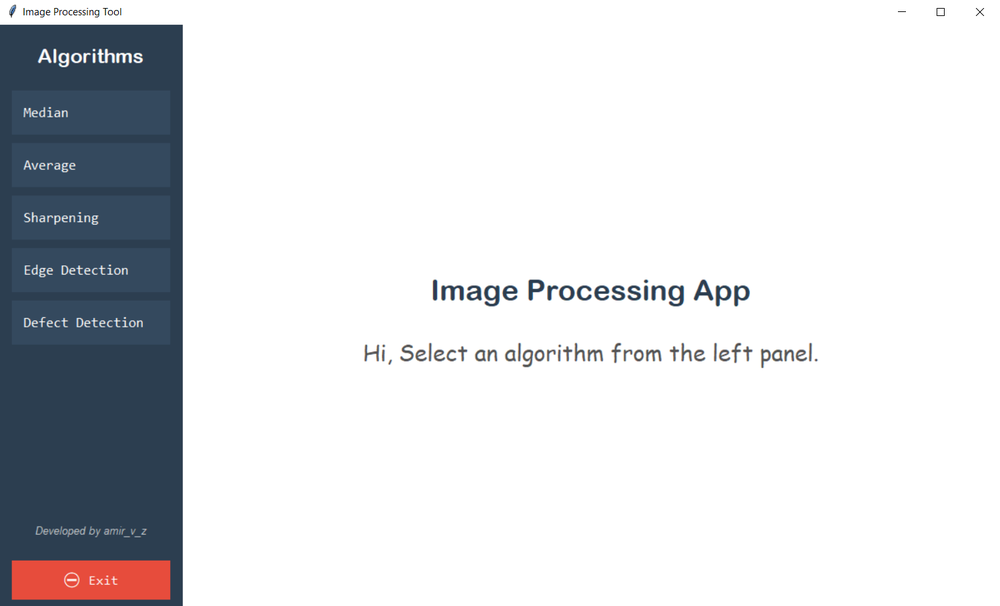
#> input picture Algorithms/img/1.PNG, 1000 x 606 px, shrunk from 1499 x 909 before the run
$ python -i edge.py   (imports and definitions only)   (older library calls are emulated)
#> lines starting #> are read from the running program, lines starting #| are printed output that depends on the picture
#> further down, picture is the input picture: shape (606, 1000, 3); mean B, G, R 224, 221, 219.4
import numpy as np
import cv2

# پیاده‌سازی الگوریتم تشخیص لبه
# Manual
# [38 lines left out: functions edge_detection_manual, edge_detection_opencv, not called in this run]

# Sobel
def sobel_edge_detection(img):

    gray = cv2.cvtColor(img, cv2.COLOR_BGR2GRAY)
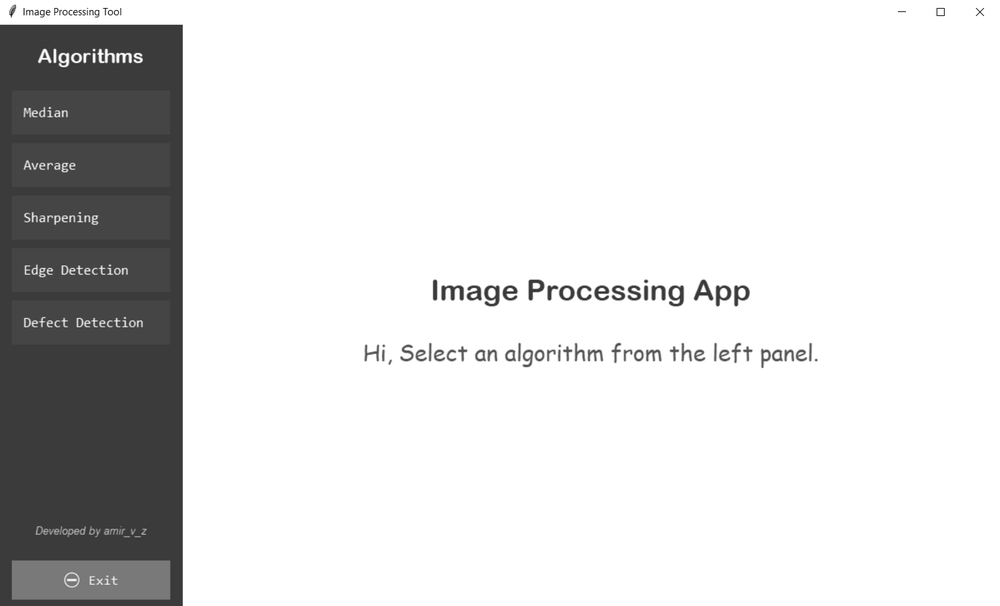
#> gray: shape (606, 1000); min 14, max 255, mean 220.9

    # گرادیان افقی
    sobel_x = cv2.Sobel(gray, cv2.CV_64F, 1, 0, ksize=3)
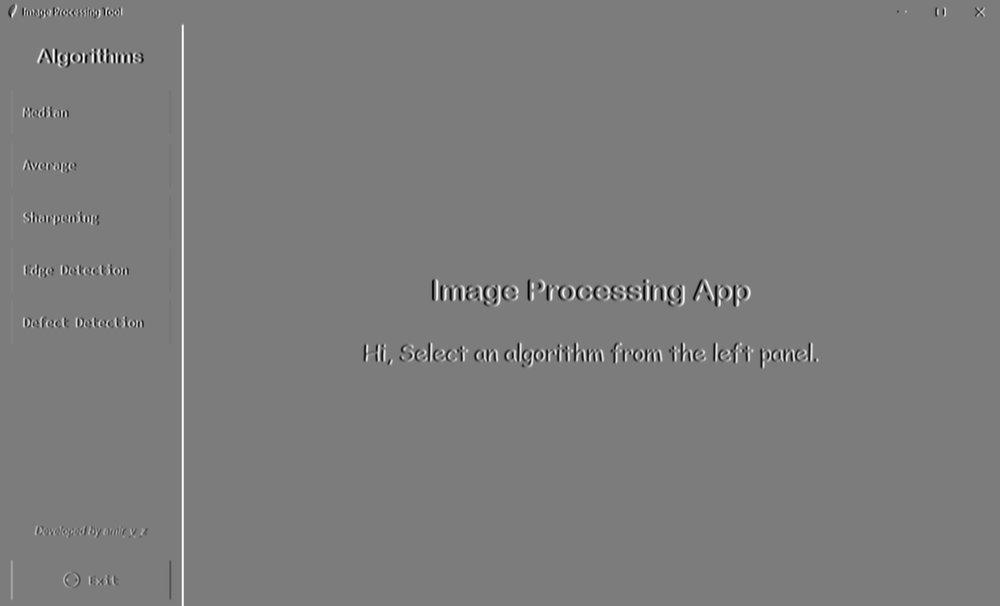
#> sobel_x: shape (606, 1000) float64; min -783, max 821, mean 1.5; drawn with min black and max white

    # گرادیان عمودی
    sobel_y = cv2.Sobel(gray, cv2.CV_64F, 0, 1, ksize=3)
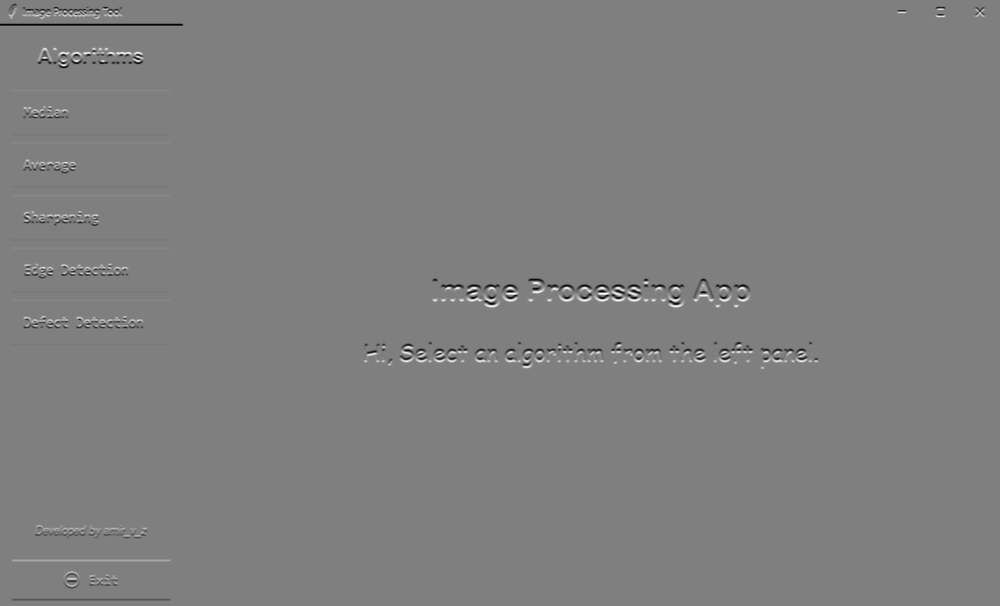
#> sobel_y: shape (606, 1000) float64; min -852, max 848, mean -0.5; drawn with min black and max white

    # اندازه گرادیان
    magnitude = cv2.magnitude(sobel_x, sobel_y)
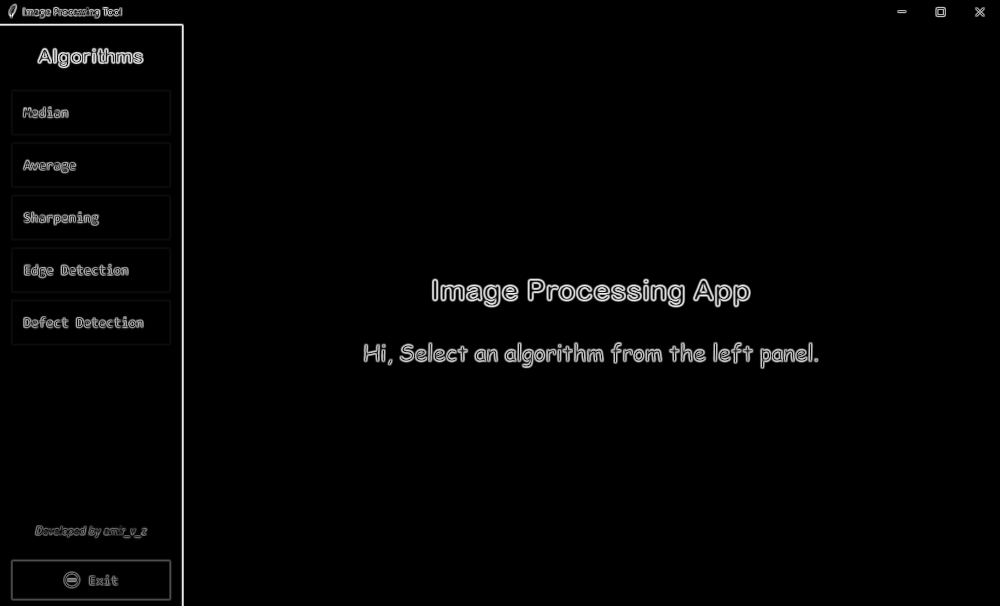
#> magnitude: shape (606, 1000) float64; min 0, max 877.5, mean 14.6; drawn with min black and max white

    # uint8 تبدیل به
    magnitude = np.uint8(np.clip(magnitude, 0, 255))
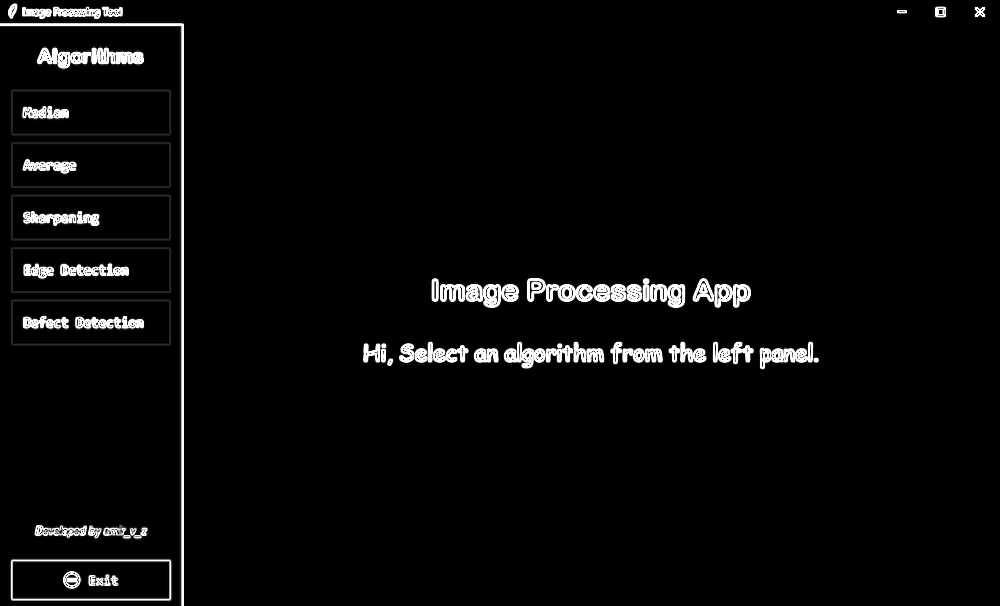
#> magnitude: shape (606, 1000); min 0, max 255, mean 8.4

    return magnitude

# LoG
# [22 lines left out: functions log_edge_detection, canny_edge_detection, not called in this run]

# Default Kernel
default_edge_kernel = np.array([
    [-1,-1, 0],
    [-1, 0, 1],
    [ 0, 1, 1]
])

>>> import cv2
>>> picture = cv2.imread('../img/1.PNG')
>>> result = sobel_edge_detection(picture)

$ run again, on Algorithms/img/2.PNG
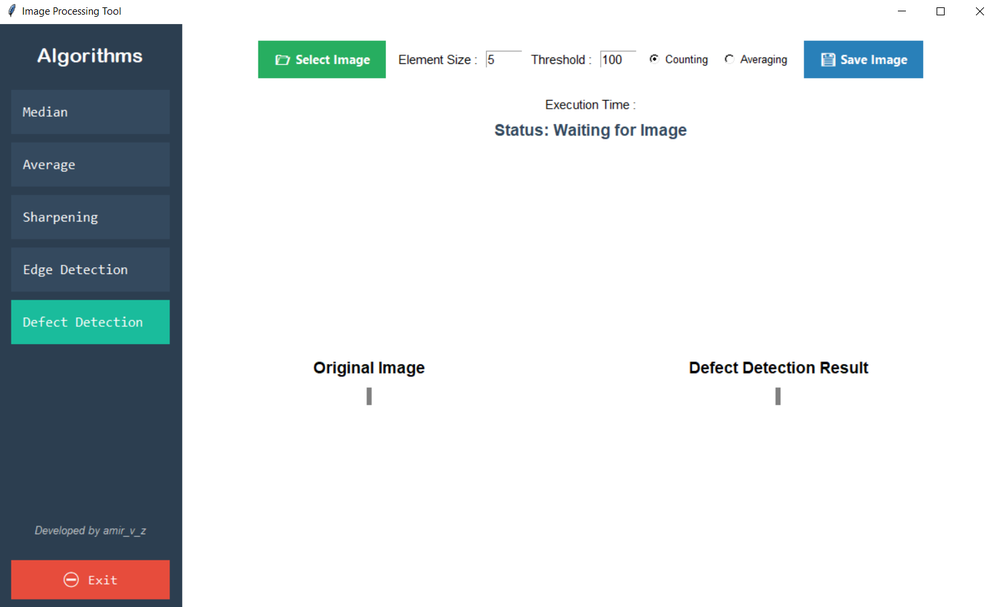
#> input picture Algorithms/img/2.PNG, 1000 x 607 px, shrunk from 1498 x 910 before the run
#> picture is the input picture: shape (607, 1000, 3); mean B, G, R 223.1, 221, 216.3
#> in sobel_edge_detection, `sobel_y = cv2.Sobel(gray, cv2.CV_64F, 0, 1, ksize=3)`:
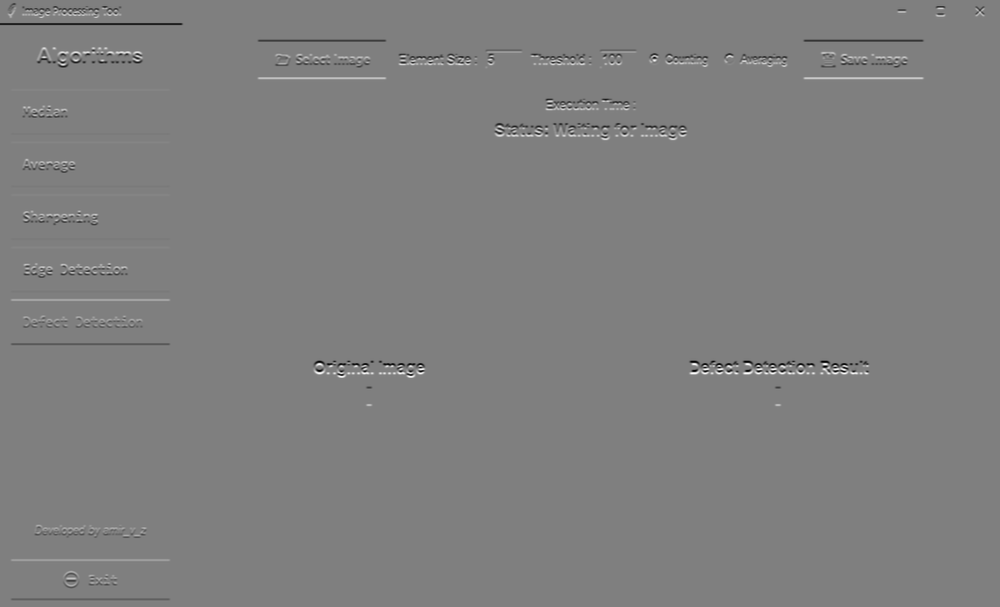
#> sobel_y: shape (607, 1000) float64; min -1020, max 1020, mean -0.5; drawn with min black and max white
#> in sobel_edge_detection, `magnitude = np.uint8(np.clip(magnitude, 0, 255))`:
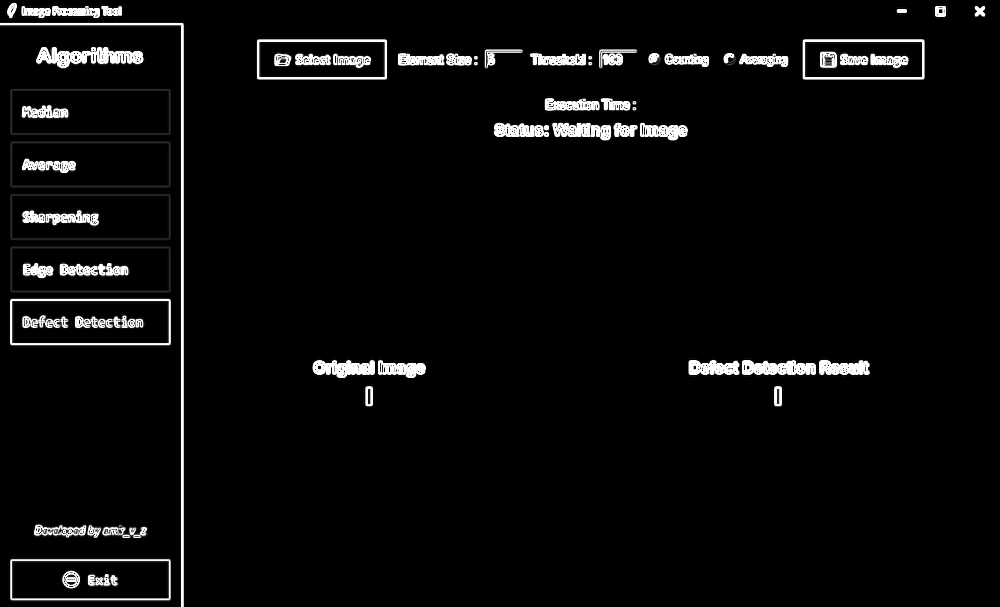
#> magnitude: shape (607, 1000); min 0, max 255, mean 9.9
